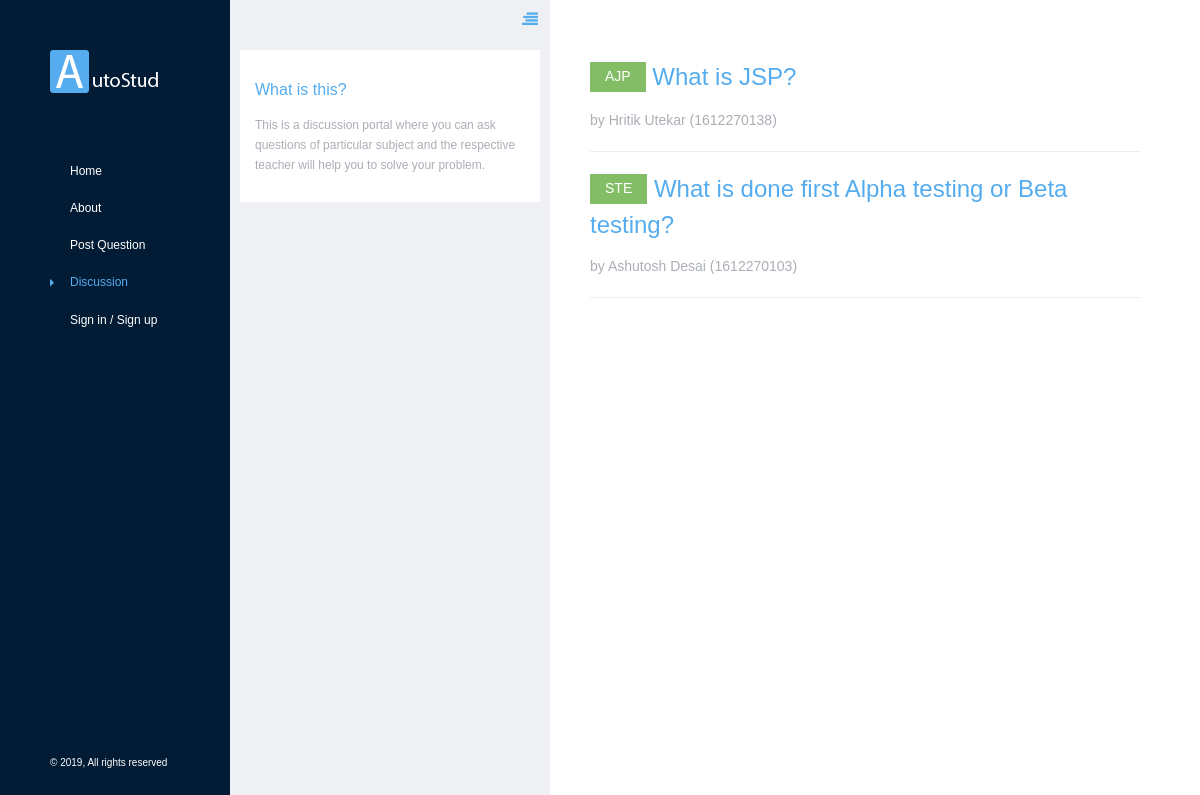
/discussion/questions.php, run on the app's committed database.
### tables this page shows
CREATE TABLE `questions` (
  `id` int(11) NOT NULL,
  `enroll` varchar(256) NOT NULL,
  `subject` varchar(256) NOT NULL,
  `question` text NOT NULL,
  `description` text NOT NULL,
  `status` varchar(256) NOT NULL DEFAULT 'Unsolved',
  `notify` int(11) NOT NULL DEFAULT '0'
);

CREATE TABLE `user_login` (
  `id` int(11) NOT NULL,
  `user_first` varchar(256) NOT NULL,
  `user_last` varchar(256) NOT NULL,
  `user_email` varchar(256) NOT NULL,
  `user_uid` varchar(256) NOT NULL,
  `enroll` varchar(256) DEFAULT NULL,
  `user_pwd` varchar(256) NOT NULL
);

### discussion/questions.php (the view, shortened to what this page needs)
<!doctype html>
<html lang="">
<head>
    <link href="../assets/css/style.css" rel="stylesheet" type="text/css">
    <link href="../assets/css/custom.css" rel="stylesheet" type="text/css">
</head>
<body class="quickSectionActive skipAutoCollapse">
<div class="bodyWrap">
    <header class="doc-header">
        <div class="logoWrap">
            <a href="../home"><img src="../assets/img/basic/logo.png" alt="/" width="109" height="43"></a>
        </div>
        <ul class="main-nav">
            <li><a href="../home">Home</a></li>
            <li><a href="../about/">About</a></li>
            <li><a href="../post_question/">Post Question</a></li>
            <li class="active"><a href="./">Discussion</a></li>
            <li><a href="../login"><?php
                    if (!isset($_SESSION['u_uid'])) {
                        echo 'Sign in / Sign up';
                    } else {
                        echo 'Profile';
                    }
                    ?></a></li>
        </ul>
        <span class="copyRights">&copy; 2019, All rights reserved</span>
    </header>
    <div class="optionsPanel">
        <button class="toggleOptionPanel"><i class="fa fa-align-right"></i></button>
        <div class="inner">
            <div class="text-widget">
                <h4>What is this?</h4>
                <p>This is a discussion portal where you can ask questions of particular subject and the respective teacher will help you to solve your problem.</p>
            </div>
            <br>
        </div>
    </div>
    <main class="contentArea">
        <div class="contentAreaInner clearfix">
            <div class="heading">
                <?php
                include '../includes/dbh.inc.php';
                $sql = "SELECT * FROM questions";
                $result = mysqli_query($conn, $sql);
                $resultCheck = mysqli_num_rows($result);
                if ($resultCheck < 1) {
                    echo '<h1>No Topics Till Now!</h1><hr>';
                } else {
                    while ($row = mysqli_fetch_assoc($result)) {
                        $sql1 = "SELECT * FROM user_login WHERE enroll=".$row['enroll'];
                        $result1 = mysqli_query($conn, $sql1);
                        $row1 = mysqli_fetch_assoc($result1);
                        echo '<h1><span class="version status solved">'.$row['subject'].'</span> <a href="discussion.php?id='.$row['id'].'&&subject='.$row['subject'].'">'.$row['question'].'</a></h1>by '.$row1['user_first'].' '.$row1['user_last'].' ('.$row1['enroll'].')'.'<hr>';
                    }
                }
                ?>
            </div>
        </div>
    </main>
</div>
</body>
</html>

### data on the page
questions: subject "AJP", question "What is JSP?", user_login.user_first "Hritik", user_login.user_last "Utekar", user_login.enroll "1612270138"
questions: subject "STE", question "What is done first Alpha testing or Beta testing?", user_login.user_first "Ashutosh", user_login.user_last "Desai", user_login.enroll "1612270103"
